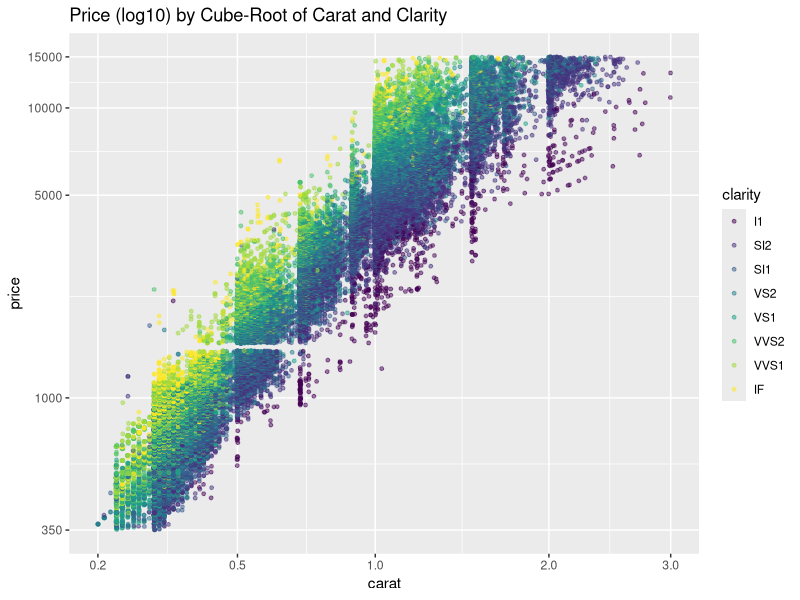

Generate this figure with R:
# Add a layer to adjust the features of the
# scatterplot. Set the transparency to one half,
# the size to three-fourths, and jitter the points.

# If you need hints, see the Instructor Notes.
# There are three hints so scroll down slowly if
# you don't want all the hints at once.

# ALTER THE CODE BELOW THIS LINE
# =======================================================================

library("scales")
library("ggplot2")

data(diamonds)

cuberoot_trans = function() trans_new('cuberoot', 
  transform = function(x) x^(1/3),
  inverse = function(x) x^3)

plot <- ggplot(data = diamonds, aes(y = price, x = carat, color = clarity)) + 
  geom_point(alpha = 0.5, size = 1, position = 'jitter') +
  scale_x_continuous(trans = cuberoot_trans(), limits = c(0.2, 3),
    breaks = c(0.2, 0.5, 1, 2, 3)) + 
  scale_y_continuous(trans = log10_trans(), limits = c(350, 15000),
    breaks = c(350, 1000, 5000, 10000, 15000)) +
  ggtitle('Price (log10) by Cube-Root of Carat and Clarity')

print(plot)